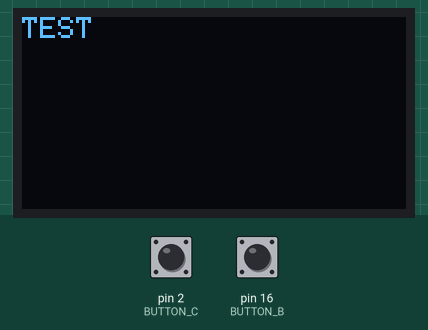
Recording of a sketch running on a simulated Arduino Uno, built with avr-gcc and run on an emulated ATmega328P. On the bench: 128×64 one-colour display. Inputs (shaded band) come from the test bench; at power-on: pin 2 (BUTTON_C) HIGH, pin 16 (BUTTON_B) HIGH. The display library's start-up logo is not drawn; what the sketch prints to the serial monitor is not drawn.

Above: at 3.3 s.
3.4 s: pin 2 (BUTTON_C) pulled LOW for 1 s
At 5.3 s:
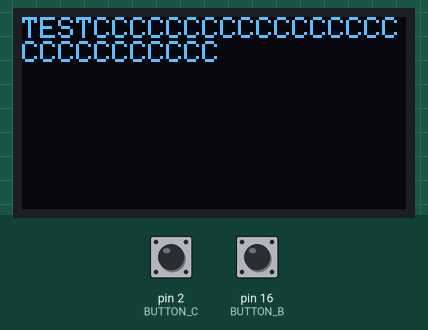
5.9 s: pin 16 (BUTTON_B) pulled LOW for 3.2 s
At 9.7 s:
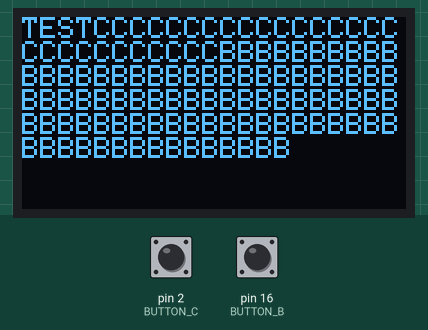
10.6 s: pin 2 (BUTTON_C) pulled LOW for 0.15 s
At 11.7 s:
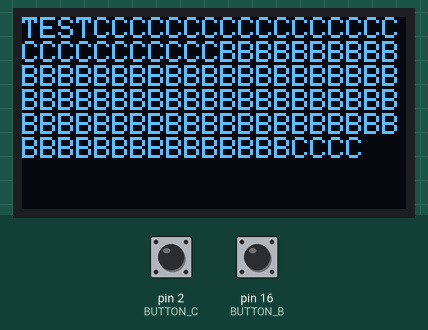
12.2 s: pin 16 (BUTTON_B) pulled LOW for 0.15 s
At 13.5 s:
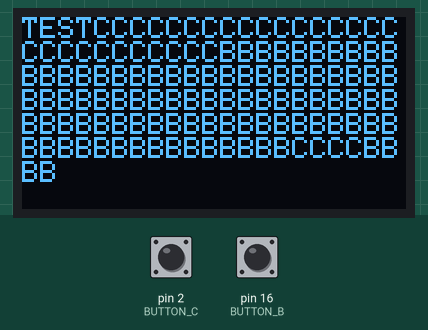
Timing chart, 0 to 14.8 s (numbered marks = the images above; inputs shaded):
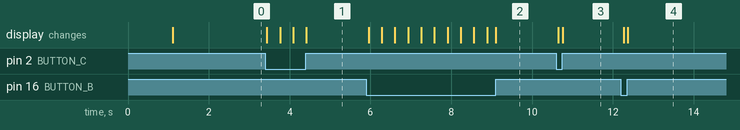

The sketch:

HBRS_Logo.ino
```cpp
#include <SPI.h>
#include <Wire.h>
#include <Adafruit_GFX.h>
#include <Adafruit_SSD1306.h>
//#include "DHTesp.h"

// OLED FeatherWing buttons map to different pins depending on board.
// The I2C (Wire) bus may also be different.

  #define BUTTON_A  0
  #define BUTTON_B 16
  #define BUTTON_C  2
  #define WIRE Wire

Adafruit_SSD1306 display = Adafruit_SSD1306(128, 64, &WIRE);

const unsigned char Logo [] PROGMEM = {0xff, 0xff, 0xff, 0xff, 0xff, 0xff, 0xff, 0xff, 0xff, 0xff, 0xff, 0xff, 0xff, 0xff, 0xff, 0xff,
0xff, 0xff, 0xff, 0xff, 0xff, 0xff, 0xff, 0xff, 0xff, 0xff, 0xff, 0xff, 0xff, 0xff, 0xff, 0xff,
0xff, 0xff, 0xff, 0xff, 0xff, 0xff, 0xff, 0xff, 0xff, 0xff, 0xff, 0xff, 0xff, 0xff, 0xff, 0xff,
0xff, 0xff, 0xff, 0xff, 0xff, 0xff, 0xff, 0xff, 0xff, 0xff, 0xff, 0xff, 0xff, 0xff, 0xff, 0xff,
0xff, 0xff, 0xff, 0xff, 0xff, 0xff, 0xff, 0xff, 0xff, 0xff, 0xff, 0xff, 0xff, 0xff, 0xff, 0xff,
0xff, 0xff, 0xff, 0xff, 0xff, 0xff, 0xff, 0xff, 0xff, 0xff, 0xff, 0xff, 0xff, 0xff, 0xff, 0xff,
0xff, 0xff, 0xff, 0xff, 0xff, 0xff, 0xff, 0xff, 0xff, 0xff, 0xff, 0xff, 0xff, 0xff, 0xff, 0xff,
0xff, 0xff, 0xff, 0xff, 0xff, 0xff, 0xff, 0xff, 0xff, 0xff, 0xff, 0xff, 0xff, 0xff, 0xff, 0xff,
0xff, 0xff, 0xff, 0xff, 0xff, 0xff, 0xff, 0xff, 0xff, 0xff, 0xff, 0xff, 0xff, 0xff, 0xff, 0xff,
0xff, 0xff, 0xff, 0xff, 0xff, 0xff, 0xff, 0xff, 0xff, 0xff, 0xff, 0xff, 0xff, 0xff, 0xff, 0xff,
0xff, 0xff, 0xff, 0xff, 0xff, 0xff, 0xff, 0xff, 0xff, 0xff, 0xff, 0xff, 0xff, 0xff, 0xff, 0xff,
0xff, 0xff, 0xff, 0xff, 0xff, 0xff, 0xff, 0xff, 0xff, 0xff, 0xff, 0xff, 0xff, 0xff, 0xff, 0xff,
0xff, 0xff, 0xff, 0xff, 0xff, 0xff, 0xff, 0xff, 0xff, 0xff, 0xff, 0xff, 0xff, 0xff, 0xff, 0xff,
0xff, 0xff, 0xff, 0xff, 0xff, 0xff, 0xff, 0xff, 0xff, 0xff, 0xff, 0xff, 0xff, 0xff, 0xff, 0xff,
0xff, 0xff, 0xff, 0xff, 0xff, 0xff, 0xff, 0xff, 0xff, 0xff, 0xff, 0xff, 0xff, 0xff, 0xff, 0xff,
0xff, 0xff, 0xff, 0xff, 0xff, 0xff, 0xff, 0xff, 0xff, 0xff, 0xff, 0xff, 0xff, 0xff, 0xff, 0xff,
0xff, 0xff, 0xff, 0xff, 0xff, 0xff, 0xff, 0xff, 0xff, 0xff, 0xff, 0xff, 0xff, 0xff, 0xff, 0xff,
0xff, 0xff, 0xff, 0xff, 0xff, 0xff, 0xff, 0xff, 0xff, 0xff, 0xff, 0xff, 0xff, 0xff, 0xff, 0xff,
0xff, 0xe1, 0xff, 0xf0, 0xff, 0xff, 0xff, 0xff, 0xff, 0xff, 0xff, 0xff, 0xff, 0xff, 0xff, 0xff,
0xff, 0x80, 0xff, 0xc0, 0x7f, 0xff, 0x5f, 0xdf, 0xef, 0xdf, 0xff, 0xff, 0xff, 0xff, 0xff, 0xff,
0xff, 0x9e, 0x7f, 0xc0, 0x3f, 0xff, 0x51, 0x45, 0x65, 0xd3, 0xff, 0xff, 0xff, 0xff, 0xff, 0xff,
0xff, 0x3f, 0x3f, 0x80, 0x1f, 0xff, 0x54, 0xd5, 0x7d, 0x43, 0xff, 0xff, 0xff, 0xff, 0xff, 0xff,
0xff, 0x7f, 0xbf, 0x80, 0x1f, 0xff, 0x55, 0x54, 0x7d, 0x5f, 0xff, 0xff, 0xff, 0xff, 0xff, 0xff,
0xff, 0x7f, 0xbf, 0x00, 0x1f, 0xff, 0xff, 0xff, 0xff, 0xff, 0xff, 0xff, 0xff, 0xff, 0xff, 0xff,
0xfe, 0x7f, 0xbf, 0x00, 0x1f, 0xff, 0xff, 0xff, 0xff, 0xff, 0xff, 0xff, 0xff, 0xff, 0xff, 0xff,
0xfe, 0x7f, 0xbf, 0x00, 0x1f, 0xff, 0xff, 0xff, 0xff, 0xff, 0xff, 0xff, 0xff, 0xff, 0xff, 0xff,
0xff, 0x7f, 0xbf, 0x80, 0x1f, 0xff, 0xff, 0xff, 0xff, 0xff, 0xff, 0xff, 0xff, 0xff, 0xff, 0xff,
0xff, 0x7f, 0xbf, 0x80, 0x1f, 0xff, 0xff, 0xff, 0xff, 0xff, 0xff, 0xff, 0xff, 0xff, 0xff, 0xff,
0xff, 0x3f, 0x7f, 0x80, 0x3f, 0xff, 0x1f, 0xff, 0x1f, 0xff, 0xbf, 0xff, 0xff, 0xff, 0xff, 0xff,
0xff, 0x9e, 0x7f, 0xc0, 0x3f, 0xff, 0x32, 0x67, 0x22, 0x53, 0x9c, 0x8f, 0xff, 0xff, 0xff, 0xff,
0xff, 0xc0, 0xff, 0xe0, 0x7f, 0xff, 0x4e, 0xbd, 0x3e, 0x5f, 0xcc, 0x2f, 0xff, 0xff, 0xff, 0xff,
0xff, 0xe3, 0xff, 0xf1, 0xff, 0xff, 0x4a, 0xbf, 0x4e, 0xdf, 0xed, 0xaf, 0xff, 0xff, 0xff, 0xff,
0xff, 0xff, 0xff, 0xff, 0xff, 0xff, 0xff, 0xff, 0xff, 0xff, 0xff, 0xef, 0xff, 0xff, 0xff, 0xff,
0xff, 0xff, 0xff, 0xff, 0xff, 0xff, 0xff, 0xff, 0xff, 0xff, 0xff, 0xdf, 0xff, 0xff, 0xff, 0xff,
0xff, 0xff, 0xff, 0xff, 0xff, 0xff, 0xff, 0xff, 0xff, 0xff, 0xff, 0xff, 0xff, 0xff, 0xff, 0xff,
0xff, 0xff, 0xff, 0xff, 0xff, 0xff, 0xff, 0xff, 0xff, 0xff, 0xff, 0xff, 0xff, 0xff, 0xff, 0xff,
0xff, 0xff, 0xff, 0xff, 0xff, 0xff, 0xff, 0xff, 0xff, 0xff, 0xff, 0xff, 0xff, 0xff, 0xff, 0xff,
0xff, 0xff, 0xff, 0xff, 0xff, 0xff, 0xff, 0xff, 0xff, 0xff, 0xff, 0xff, 0xff, 0xff, 0xff, 0xff,
0xff, 0xff, 0xff, 0xff, 0xff, 0xff, 0xff, 0xff, 0xff, 0xff, 0xff, 0xff, 0xff, 0xff, 0xff, 0xff,
0xff, 0xff, 0xff, 0xff, 0xff, 0xff, 0xff, 0xff, 0xff, 0xff, 0xff, 0xff, 0xff, 0xff, 0xff, 0xff,
0xff, 0xff, 0xff, 0xff, 0xff, 0xff, 0xff, 0xff, 0xff, 0xff, 0xff, 0xff, 0xff, 0xff, 0xff, 0xff,
0xff, 0xff, 0xff, 0xff, 0xff, 0xff, 0xff, 0xff, 0xff, 0xff, 0xff, 0xff, 0xff, 0xff, 0xff, 0xff,
0xff, 0xff, 0xff, 0xff, 0xff, 0xff, 0xff, 0xff, 0xff, 0xff, 0xff, 0xff, 0xff, 0xff, 0xff, 0xff,
0xff, 0xff, 0xff, 0xff, 0xff, 0xff, 0xff, 0xff, 0xff, 0xff, 0xff, 0xff, 0xff, 0xff, 0xff, 0xff,
0xff, 0xff, 0xff, 0xff, 0xff, 0xff, 0xff, 0xff, 0xff, 0xff, 0xff, 0xff, 0xff, 0xff, 0xff, 0xff,
0xff, 0xff, 0xff, 0xff, 0xff, 0xff, 0xff, 0xff, 0xff, 0xff, 0xff, 0xff, 0xff, 0xff, 0xff, 0xff,
0xff, 0xff, 0xff, 0xff, 0xff, 0xff, 0xff, 0xff, 0xff, 0xff, 0xff, 0xff, 0xff, 0xff, 0xff, 0xff,
0xff, 0xff, 0xff, 0xff, 0xff, 0xff, 0xff, 0xff, 0xff, 0xff, 0xff, 0xff, 0xff, 0xff, 0xff, 0xff,
0xff, 0xff, 0xff, 0xff, 0xff, 0xff, 0xff, 0xff, 0xff, 0xff, 0xff, 0xff, 0xff, 0xff, 0xff, 0xff,
0xff, 0xff, 0xff, 0xff, 0xff, 0xff, 0xff, 0xff, 0xff, 0xff, 0xff, 0xff, 0xff, 0xff, 0xff, 0xff,
0xff, 0xff, 0xff, 0xff, 0xff, 0xff, 0xff, 0xff, 0xff, 0xff, 0xff, 0xff, 0xff, 0xff, 0xff, 0xff,
0xff, 0xff, 0xff, 0xff, 0xff, 0xff, 0xff, 0xff, 0xff, 0xff, 0xff, 0xff, 0xff, 0xff, 0xff, 0xff,
0xff, 0xff, 0xff, 0xff, 0xff, 0xff, 0xff, 0xff, 0xff, 0xff, 0xff, 0xff, 0xff, 0xff, 0xff, 0xff,
0xff, 0xff, 0xff, 0xff, 0xff, 0xff, 0xff, 0xff, 0xff, 0xff, 0xff, 0xff, 0xff, 0xff, 0xff, 0xff,
0xff, 0xff, 0xff, 0xff, 0xff, 0xff, 0xff, 0xff, 0xff, 0xff, 0xff, 0xff, 0xff, 0xff, 0xff, 0xff,
0xff, 0xff, 0xff, 0xff, 0xff, 0xff, 0xff, 0xff, 0xff, 0xff, 0xff, 0xff, 0xff, 0xff, 0xff, 0xff,
0xff, 0xff, 0xff, 0xff, 0xff, 0xff, 0xff, 0xff, 0xff, 0xff, 0xff, 0xff, 0xff, 0xff, 0xff, 0xff,
0xff, 0xff, 0xff, 0xff, 0xff, 0xff, 0xff, 0xff, 0xff, 0xff, 0xff, 0xff, 0xff, 0xff, 0xff, 0xff,
0xff, 0xff, 0xff, 0xff, 0xff, 0xff, 0xff, 0xff, 0xff, 0xff, 0xff, 0xff, 0xff, 0xff, 0xff, 0xff,
0xff, 0xff, 0xff, 0xff, 0xff, 0xff, 0xff, 0xff, 0xff, 0xff, 0xff, 0xff, 0xff, 0xff, 0xff, 0xff,
0xff, 0xff, 0xff, 0xff, 0xff, 0xff, 0xff, 0xff, 0xff, 0xff, 0xff, 0xff, 0xff, 0xff, 0xff, 0xff,
0xff, 0xff, 0xff, 0xff, 0xff, 0xff, 0xff, 0xff, 0xff, 0xff, 0xff, 0xff, 0xff, 0xff, 0xff, 0xff,
0xff, 0xff, 0xff, 0xff, 0xff, 0xff, 0xff, 0xff, 0xff, 0xff, 0xff, 0xff, 0xff, 0xff, 0xff, 0xff,
0xff, 0xff, 0xff, 0xff, 0xff, 0xff, 0xff, 0xff, 0xff, 0xff, 0xff, 0xff, 0xff, 0xff, 0xff, 0xff};

void setup() {
  Serial.begin(9600);

  Serial.println("OLED FeatherWing test");
  // SSD1306_SWITCHCAPVCC = generate display voltage from 3.3V internally
  display.begin(SSD1306_SWITCHCAPVCC, 0x3C); // Address 0x3C for 128x32

  Serial.println("OLED begun");

  // Show image buffer on the display hardware.
  // Since the buffer is intialized with an Adafruit splashscreen
  // internally, this will display the splashscreen.
  display.display();
  delay(1000);

  // Clear the buffer.
  display.clearDisplay();
  display.display();

  Serial.println("IO test");

  pinMode(BUTTON_A, INPUT_PULLUP);
  pinMode(BUTTON_B, INPUT_PULLUP);
  pinMode(BUTTON_C, INPUT_PULLUP);

  // text display tests
  display.setTextSize(1);
 display.setTextColor(SSD1306_WHITE);

  display.clearDisplay();
// display.drawBitmap(0,0,Logo,128,64,WHITE);
// printf(sizeof(Logo)/sizeof(char));
 display.print("TEST");
  display.display();
  delay(1000);
}

//  display.display(); // actually display all of the above
//}

void loop() {
  if(!digitalRead(BUTTON_A)) display.print("A");
  if(!digitalRead(BUTTON_B)) display.print("B");
  if(!digitalRead(BUTTON_C)) display.print("C");
 // display.println("TEST");
  delay(10);
  yield();
  display.display();
}
```

Measured:
- after the input at 3.4 s, the display: first changes at once (image 1 shows a later state)
- after the input at 5.9 s, the display: first changes after 0.06 s (image 2 shows a later state)
- after the input at 10.6 s, the display: first changes after 0.05 s (image 3 shows a later state)
- after the input at 12.2 s, the display: first changes after 0.06 s (image 4 shows a later state)
